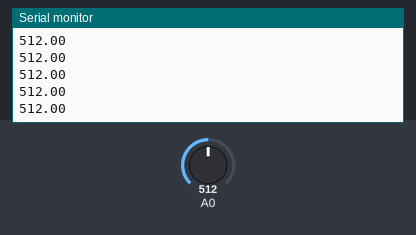
The sketch below on a simulated Arduino Mega 2560, built with avr-gcc and run on an emulated ATmega2560. Shown: the last lines printed to the serial monitor. The inputs (shaded band) are chosen by the test bench; at power-on: A0 = 512.

Above: at 1.2 s.
1.3 s: A0 set to 716
At 1.31 s:
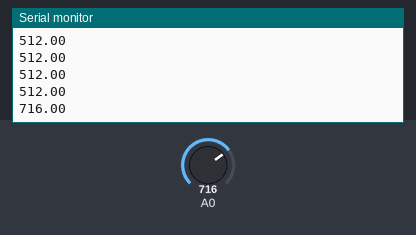
2.8 s: A0 set to 900
At 2.82 s:
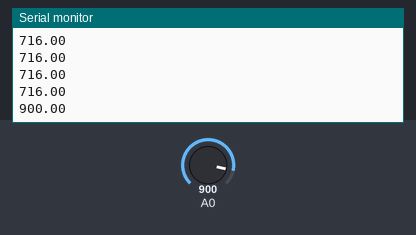
Timing chart, 0 to 5.8 s (numbered marks = the images above; inputs shaded):
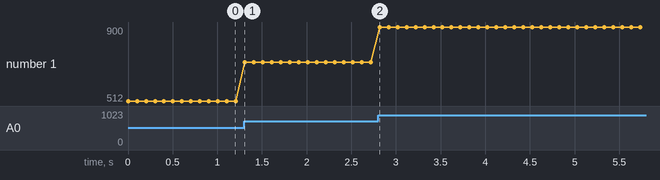

The sketch:

Phototransistor.ino
```cpp
void setup()
{
    Serial.begin(115200);
    pinMode(A13, INPUT);
}

void loop()
{
    double value = analogRead(A0);
    Serial.println(value);
    delay(100);
}
```

Measured:
- after the input at 1.3 s, the serial monitor: prints a new line at once (image 1)
- after the input at 2.8 s, the serial monitor: prints a new line at once (image 2)
- plotted number 1: 512 → 716 after the input at 1.3 s, 716 → 900 after the input at 2.8 s
